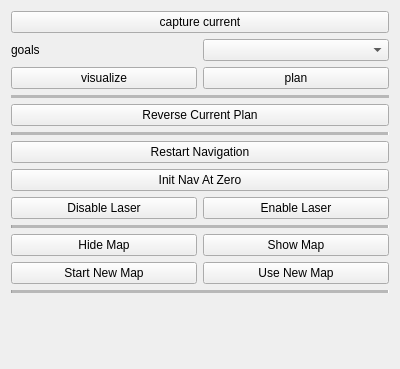
<?xml version="1.0" encoding="UTF-8"?>
<ui version="4.0">
 <class>navigation</class>
 <widget class="QWidget" name="navigation">
  <property name="geometry">
   <rect>
    <x>0</x>
    <y>0</y>
    <width>400</width>
    <height>369</height>
   </rect>
  </property>
  <property name="windowTitle">
   <string>Navigation</string>
  </property>
  <layout class="QGridLayout" name="gridLayout">
   <item row="13" column="0" colspan="2">
    <widget class="Line" name="line_3">
     <property name="midLineWidth">
      <number>10</number>
     </property>
     <property name="orientation">
      <enum>Qt::Horizontal</enum>
     </property>
    </widget>
   </item>
   <item row="9" column="0" colspan="2">
    <widget class="QPushButton" name="restartNavButton">
     <property name="text">
      <string>Restart Navigation</string>
     </property>
    </widget>
   </item>
   <item row="10" column="0" colspan="2">
    <widget class="QPushButton" name="initAtZeroButton">
     <property name="text">
      <string>Init Nav At Zero</string>
     </property>
    </widget>
   </item>
   <item row="18" column="0" colspan="2">
    <spacer name="verticalSpacer">
     <property name="orientation">
      <enum>Qt::Vertical</enum>
     </property>
     <property name="sizeHint" stdset="0">
      <size>
       <width>20</width>
       <height>40</height>
      </size>
     </property>
    </spacer>
   </item>
   <item row="1" column="1">
    <widget class="QComboBox" name="comboBox"/>
   </item>
   <item row="3" column="0" colspan="2">
    <widget class="Line" name="line">
     <property name="lineWidth">
      <number>0</number>
     </property>
     <property name="midLineWidth">
      <number>10</number>
     </property>
     <property name="orientation">
      <enum>Qt::Horizontal</enum>
     </property>
    </widget>
   </item>
   <item row="7" column="0" colspan="2">
    <widget class="Line" name="line_2">
     <property name="midLineWidth">
      <number>10</number>
     </property>
     <property name="orientation">
      <enum>Qt::Horizontal</enum>
     </property>
    </widget>
   </item>
   <item row="11" column="1">
    <widget class="QPushButton" name="enableLaserButton">
     <property name="text">
      <string>Enable Laser</string>
     </property>
    </widget>
   </item>
   <item row="6" column="0" colspan="2">
    <widget class="QPushButton" name="reversePlanButton">
     <property name="text">
      <string>Reverse Current Plan</string>
     </property>
    </widget>
   </item>
   <item row="2" column="0">
    <widget class="QPushButton" name="visualizeButton">
     <property name="text">
      <string>visualize</string>
     </property>
    </widget>
   </item>
   <item row="1" column="0">
    <widget class="QLabel" name="label">
     <property name="text">
      <string>goals</string>
     </property>
    </widget>
   </item>
   <item row="15" column="1">
    <widget class="QPushButton" name="useNewMapButton">
     <property name="text">
      <string>Use New Map</string>
     </property>
    </widget>
   </item>
   <item row="0" column="0" colspan="2">
    <widget class="QPushButton" name="captureButton">
     <property name="text">
      <string>capture current</string>
     </property>
    </widget>
   </item>
   <item row="11" column="0">
    <widget class="QPushButton" name="disableLaserButton">
     <property name="text">
      <string>Disable Laser</string>
     </property>
    </widget>
   </item>
   <item row="2" column="1">
    <widget class="QPushButton" name="planButton">
     <property name="text">
      <string>plan</string>
     </property>
    </widget>
   </item>
   <item row="15" column="0">
    <widget class="QPushButton" name="startNewMapButton">
     <property name="text">
      <string>Start New Map</string>
     </property>
    </widget>
   </item>
   <item row="14" column="1">
    <widget class="QPushButton" name="showMapButton">
     <property name="text">
      <string>Show Map</string>
     </property>
    </widget>
   </item>
   <item row="14" column="0">
    <widget class="QPushButton" name="hideMapButton">
     <property name="text">
      <string>Hide Map</string>
     </property>
    </widget>
   </item>
   <item row="16" column="0" colspan="2">
    <widget class="Line" name="line_4">
     <property name="midLineWidth">
      <number>10</number>
     </property>
     <property name="orientation">
      <enum>Qt::Horizontal</enum>
     </property>
    </widget>
   </item>
  </layout>
 </widget>
 <resources/>
 <connections/>
</ui>
